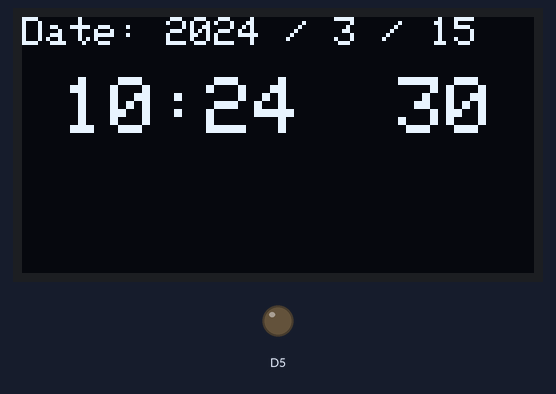
Recording of a sketch running on a simulated ESP8266 (NodeMCU). Shown: 128×64 one-colour display, output pins drawn as LEDs (lit = HIGH). The local clock reads 2024-03-15 10:24:30 at power-on unless the sketch sets it; what the sketch prints to the serial monitor is not drawn.

Above: at 0.1 s.
At 4.3 s:
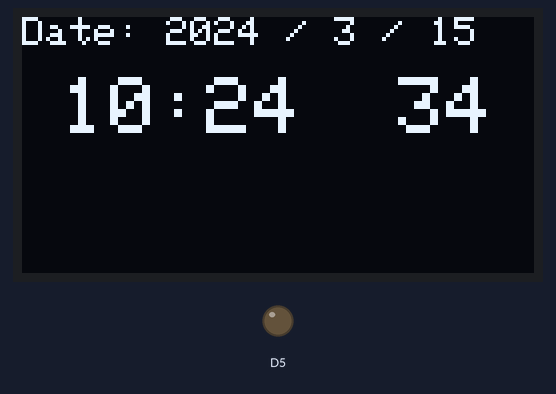
At 9.6 s:
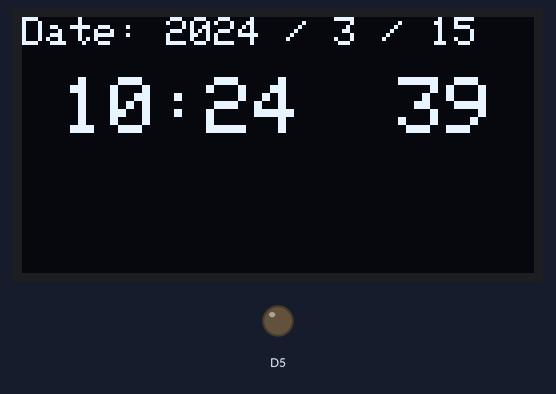
At 19.1 s:
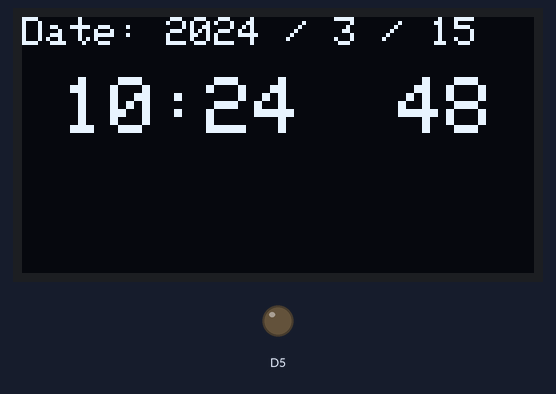
At 28.5 s:
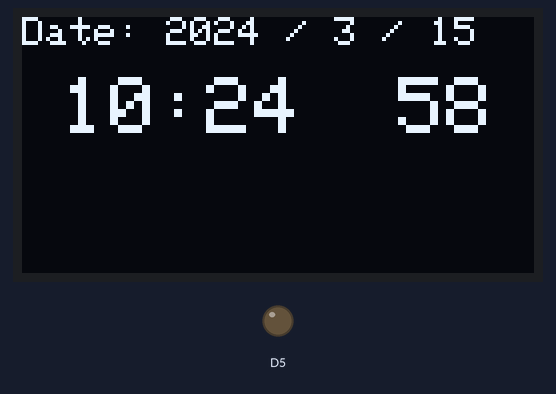
At 38.0 s:
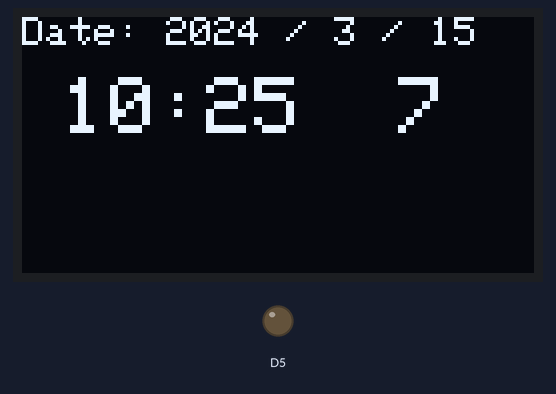

Measured:
- what the display in image 0 shows lasts 1.0 s, from 0.1 s to 1.1 s

The sketch:

ssd1306clock.ino
```cpp
#include <Wire.h>
#include <string.h>
#include <RtcDS1302.h>
#include <ThreeWire.h>
#include <Adafruit_SSD1306.h>

#define OLED_ADDR 0x3C
#define OLED_WIDTH 128
#define OLED_HEIGHT 64

// DEFAULT
//  SDA: GPIO 4 (D2)
//  SCL: GPIO 5 (D1)

#define DS_CLK D0
#define DS_DATA D1
#define DS_RST D2

#define SCL D6
#define SDA D7

ThreeWire tWire(DS_DATA, DS_CLK, DS_RST);

Adafruit_SSD1306 display(OLED_WIDTH, OLED_HEIGHT, &Wire, -1);

RtcDS1302<ThreeWire> Rtc(tWire);

void setup()
{
    pinMode(SCK, OUTPUT);
    pinMode(SDA, OUTPUT);
    Wire.begin(SDA, SCL);
    display.begin(SSD1306_SWITCHCAPVCC, OLED_ADDR);
    display.clearDisplay();
    display.setTextColor(WHITE);
    Serial.begin(9600);

    Rtc.Begin();

    Serial.println(__DATE__);
    Serial.println(__TIME__);

    // INIT Time
    // If u want use compiled time
    //  RtcDateTime now = Rtc.GetDateTime();
    //  if(Rtc.GetIsRunning()&&(Rtc.GetDateTime()<now)){
    //      if (Rtc.GetIsWriteProtected()) {
    //        Rtc.SetIsWriteProtected(false);
    //        SetDs1302Date(compiled);
    //      }else{
    //        SetDs1302Date(compiled);
    //      }

    // }else{
    //   Rtc.SetIsRunning(true);
    //   SetDs1302Date(compiled);
    // }
}

double i = 0;

void loop()
{

    display.clearDisplay();
    display.display();

    RtcDateTime now = Rtc.GetDateTime();
    Serial.printf("Rtc-Get: y:%d m:%d d:%d h:%d m:%d S:%d\n", now.Year(), now.Month(), now.Day(), now.Hour(), now.Minute(), now.Second());
    display.setTextSize(1);
    display.setCursor(0, 0);
    display.printf("Date: %d / %d / %d", now.Year(), now.Month(), now.Day());
    display.setTextSize(2);
    display.setCursor(10, 15);
    display.printf("%d:%d  %d", now.Hour(), now.Minute(), now.Second());
    display.display();

    delay(1000);
}
```
